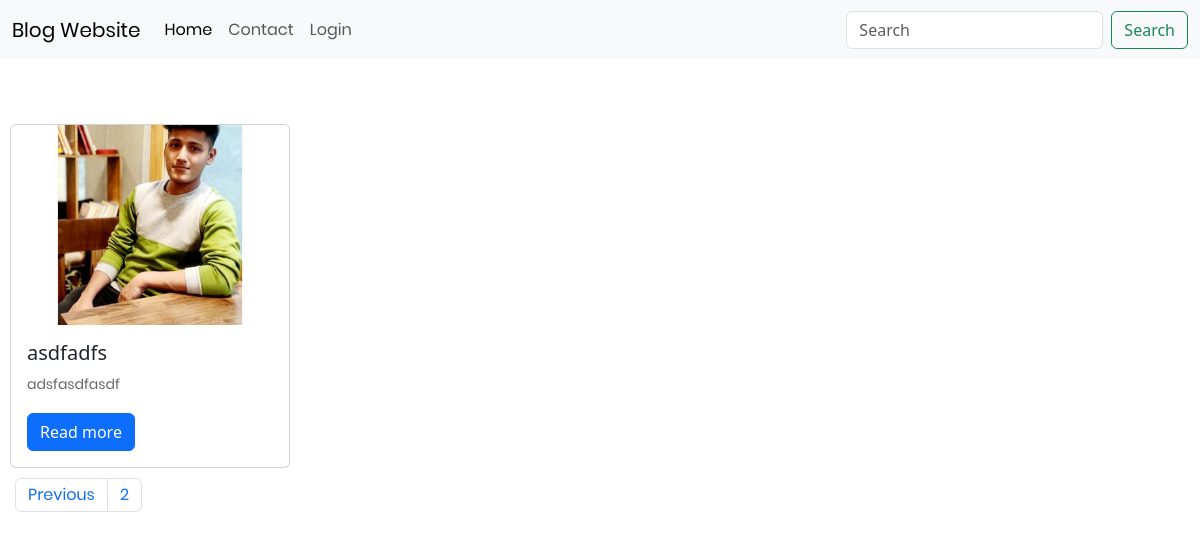
Screenshot of /?page=2 with the database file from the repository.
### blog/models.py (models this page shows)
class BlogModel(models.Model):
    id = models.UUIDField(primary_key=True,default = uuid.uuid4,editable=False)
    user = models.ForeignKey(User_profile,null=True,blank=True, on_delete=models.CASCADE)
    title = models.CharField(max_length=1000,null=True,blank=True)
    content = models.TextField(null=True,blank=True)
    image = models.ImageField(upload_to='media',null=True,blank=True)
    created_at = models.DateTimeField(auto_now_add = True)
    updated_at = models.DateTimeField(auto_now=True)

### blog/views.py (the view)
# urls.py: path("",blog_website,name="bloglist"),
def blog_website(request):
    data = BlogModel.objects.all()
    paginator = Paginator(data,4)
    page_number = request.GET.get("page")
    ServiceDataFinal = paginator.get_page(page_number)
    return render(request,"index.html",context={"data":ServiceDataFinal})

### blog/templates/index.html (shortened to what this page needs)
{% extends "base.html" %}
  {% block blog %}
          <div class="card-container" style="margin-top:55px;">
            {% for i in data %}
              <div class="card">
                <img src="/media/{{i.image}}" class="card-img-top" alt="...">
                <div class="card-body">
                  <h5 class="card-title">{{i.title | truncatechars:45}}</h5>
                  <p class="card-text">{{i.content|truncatechars:45}}</p>
                  <a href="/view/{{i.id}}" class="btn btn-primary">Read more</a>
                </div>
              </div>
            {% endfor %}
          </div>
          <nav aria-label="Page navigation example" style="margin-left:15px;">
            <ul class="pagination">
              {% if data.has_previous%}
                <li class="page-item"><a class="page-link" href="/?page={{data.previous_page_number}}">Previous</a></li>
              {% endif %}
              <li class="page-item"><a class="page-link" href="/?page=1">{{data.number}}</a></li>
            </ul>
          </nav>
  {%endblock blog%}

### static/css/main.css (style rules this page uses)
* { margin: 0px; padding: 0px; box-sizing: border-box; }
body, html { height: 100%; font-family: Poppins-Regular, sans-serif; }
a { font-family: Poppins-Regular; font-size: 14px; line-height: 1.7; color: #666666; margin: 0px; transition: all 0.4s; -webkit-transition: all 0.4s; -o-transition: all 0.4s; -moz-transition: all 0.4s; }
h1,h2,h3,h4,h5,h6 { margin: 0px; }
p { font-family: Poppins-Regular; font-size: 14px; line-height: 1.7; color: #666666; margin: 0px; }
ul, li { margin: 0px; list-style-type: none; }

### blog/templates/base.html (style rules this page uses)
.card-container { display: flex; flex-wrap: wrap; }
.card { width: calc(25% - 20px); margin: 10px; box-sizing: border-box; }
.card img { width: 100%; height: 200px; object-fit: cover; }

### rows the page displays
BlogModel: image (picture), title "asdfadfs", content "adsfasdfasdf"

### other values shown
{{ data.number }} "2"
